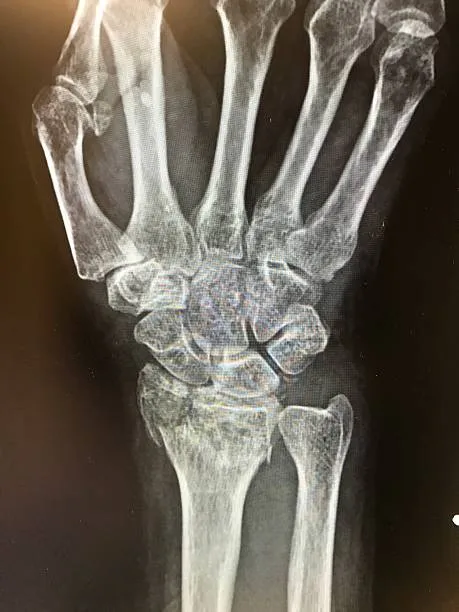
#> input picture img/xray.webp, 459 x 612 px, found by its file name
$ python bit_plane_slicing.py
#> lines starting #> are read from the running program, lines starting #| are printed output that depends on the picture; after the words box and inside, x2 and y2 are one past the last pixel; in counts of white or black regions, pixels touching at a corner belong together
import numpy as np
import cv2
import matplotlib.pyplot as plt

# Read the image in grayscale
image = cv2.imread(r'C:\Users\Raja\PycharmProjects\Computer_Vision\img\xray.webp', 0)
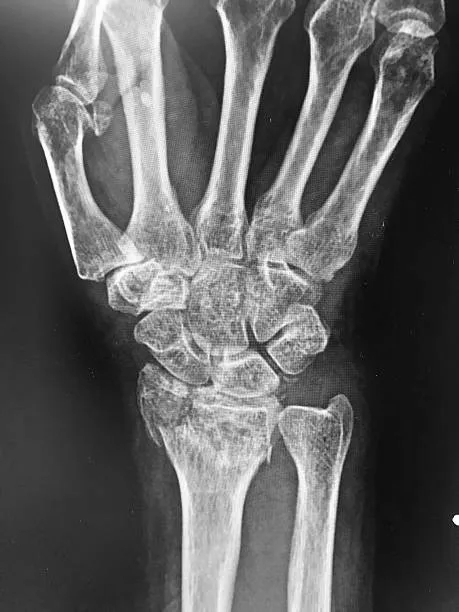
#> image: shape (612, 459); min 0, max 255, mean 96.9
width = image.shape[0]
#> width = 612
height = image.shape[1]
#> height = 459

#Iterating each pixel and changing pixel value to binary.
binary_pixel_list = []
for i in range(width):
    for j in range(height):
        binary_pixel_list.append(np.binary_repr(image[i][j], width=8)) # here width ----------> no. of bits
#> after the loop, binary_pixel_list = 280908 items

# here each variable holds a array where each pixel's intensity value corresponds to the LSB of the corresponding pixel in the original image

bit0_img = (np.array([int(pixel[7]) for pixel in binary_pixel_list], dtype=np.uint8)*255).reshape(width, height)
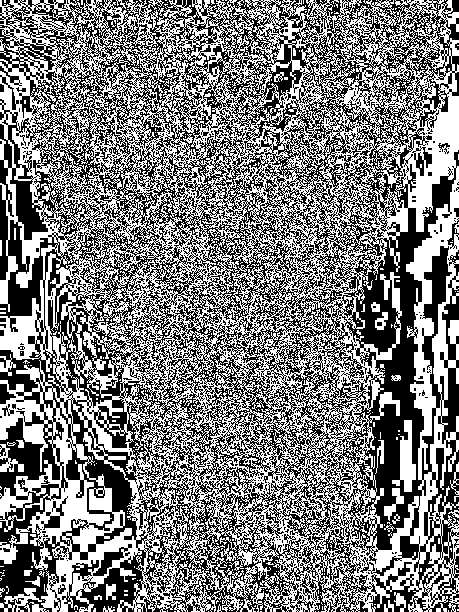
#> bit0_img: shape (612, 459); 49.2% white; 762 white regions (725 under 20 px), largest, box (x1, y1, x2, y2) and area: (0, 0, 459, 612) 132980, (392, 420, 416, 492) 818, (0, 588, 42, 612) 380
bit1_img = (np.array([int(pixel[6]) for pixel in binary_pixel_list], dtype=np.uint8)*255).reshape(width, height)
#> bit1_img: shape (612, 459); 50.8% white; 808 black regions (771 under 20 px), largest, box (x1, y1, x2, y2) and area: (0, 0, 459, 612) 132248, (410, 192, 459, 319) 1197, (94, 584, 132, 611) 412
bit2_img = (np.array([int(pixel[5]) for pixel in binary_pixel_list], dtype=np.uint8)*255).reshape(width, height)
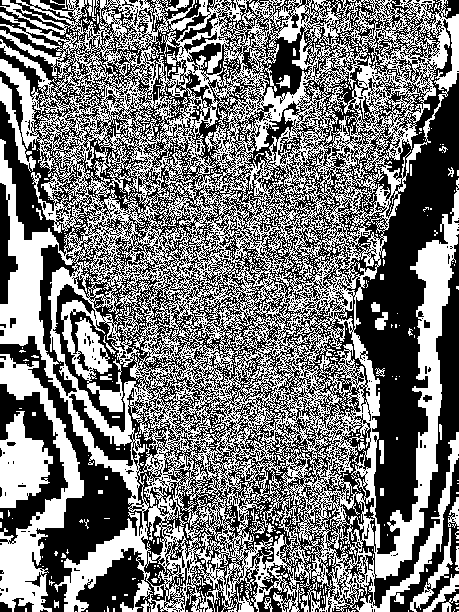
#> bit2_img: shape (612, 459); 47.3% white; 816 white regions (774 under 20 px), largest, box (x1, y1, x2, y2) and area: (0, 0, 459, 612) 117805, (0, 354, 84, 612) 6470, (0, 411, 53, 508) 3097
bit3_img = (np.array([int(pixel[4]) for pixel in binary_pixel_list], dtype=np.uint8)*255).reshape(width, height)
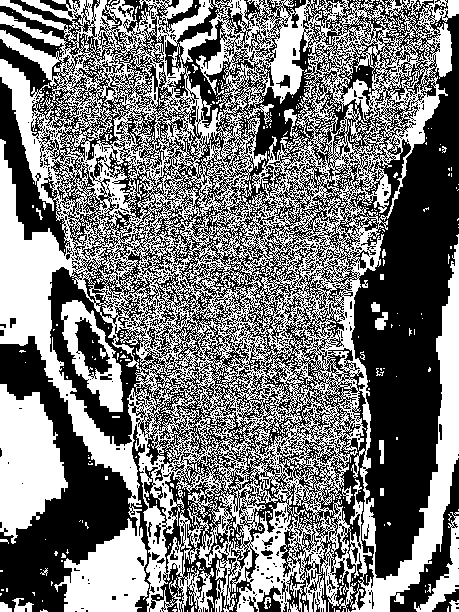
#> bit3_img: shape (612, 459); 47.4% white; 687 white regions (655 under 20 px), largest, box (x1, y1, x2, y2) and area: (0, 0, 459, 612) 118747, (0, 384, 68, 544) 7095, (61, 300, 123, 412) 2613
bit4_img = (np.array([int(pixel[3]) for pixel in binary_pixel_list], dtype=np.uint8)*255).reshape(width, height)
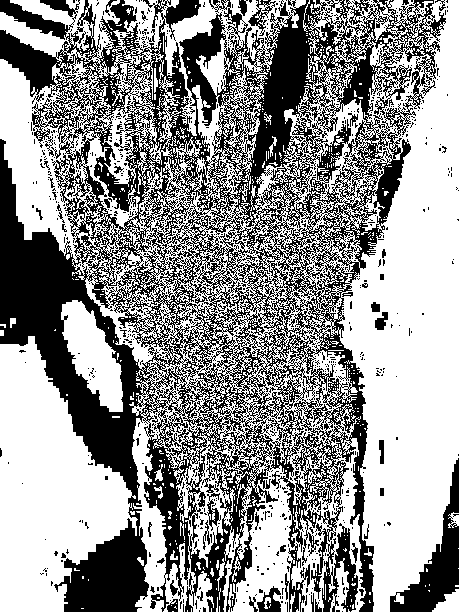
#> bit4_img: shape (612, 459); 58.1% white; 899 black regions (855 under 20 px), largest, box (x1, y1, x2, y2) and area: (0, 0, 446, 612) 109368, (390, 458, 459, 612) 3379, (257, 586, 281, 612) 322
bit5_img = (np.array([int(pixel[2]) for pixel in binary_pixel_list], dtype=np.uint8)*255).reshape(width, height)
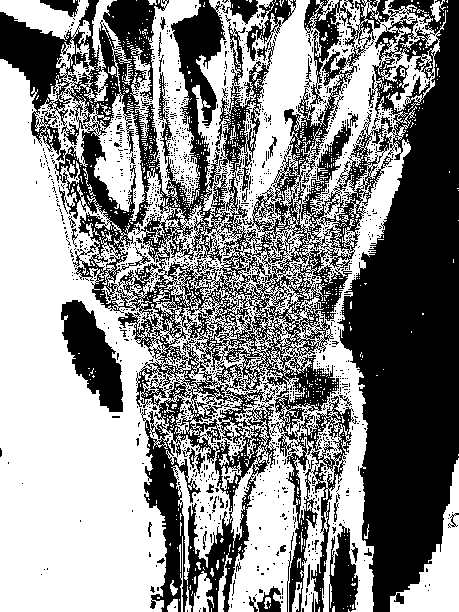
#> bit5_img: shape (612, 459); 54.7% white; 1386 black regions (1342 under 20 px), largest, box (x1, y1, x2, y2) and area: (0, 0, 459, 612) 115647, (61, 300, 123, 412) 3721, (329, 523, 358, 612) 1652
bit6_img = (np.array([int(pixel[1]) for pixel in binary_pixel_list], dtype=np.uint8)*255).reshape(width, height)
#> bit6_img: shape (612, 459); 35.2% white; 1491 white regions (1402 under 20 px), largest, box (x1, y1, x2, y2) and area: (0, 0, 354, 612) 72635, (287, 0, 445, 273) 13979, (311, 460, 358, 612) 3154
bit7_img = (np.array([int(pixel[0]) for pixel in binary_pixel_list], dtype=np.uint8)*255).reshape(width, height)
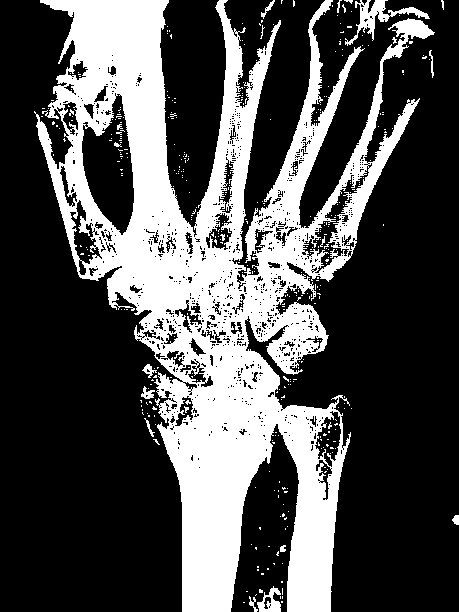
#> bit7_img: shape (612, 459); 31.5% white; 409 white regions (393 under 20 px), largest, box (x1, y1, x2, y2) and area: (34, 0, 435, 612) 85612, (345, 0, 430, 46) 899, (257, 586, 281, 612) 322

# Coverting bit plane images to RGB format
bit0_img = cv2.cvtColor(bit0_img, cv2.COLOR_BGR2RGB)
bit1_img = cv2.cvtColor(bit1_img, cv2.COLOR_BGR2RGB)
bit2_img = cv2.cvtColor(bit2_img, cv2.COLOR_BGR2RGB)
bit3_img = cv2.cvtColor(bit3_img, cv2.COLOR_BGR2RGB)
bit4_img = cv2.cvtColor(bit4_img, cv2.COLOR_BGR2RGB)
bit5_img = cv2.cvtColor(bit5_img, cv2.COLOR_BGR2RGB)
bit6_img = cv2.cvtColor(bit6_img, cv2.COLOR_BGR2RGB)
bit7_img = cv2.cvtColor(bit7_img, cv2.COLOR_BGR2RGB)


plt.figure(figsize=(12, 6))


plt.subplot(241), plt.imshow(bit0_img), plt.title("bit0")
plt.subplot(242), plt.imshow(bit1_img), plt.title("bit1")
plt.subplot(243), plt.imshow(bit2_img), plt.title("bit2")
plt.subplot(244), plt.imshow(bit3_img), plt.title("bit3")

plt.subplot(245), plt.imshow(bit4_img), plt.title("bit4")
plt.subplot(246), plt.imshow(bit5_img), plt.title("bit5")
plt.subplot(247), plt.imshow(bit6_img), plt.title("bit6")
plt.subplot(248), plt.imshow(bit7_img), plt.title("bit7")

plt.suptitle("Bit Plane Slicing")
plt.tight_layout()
plt.show()

$ run again, with img/Contrast_stretching.webp copied over img/xray.webp
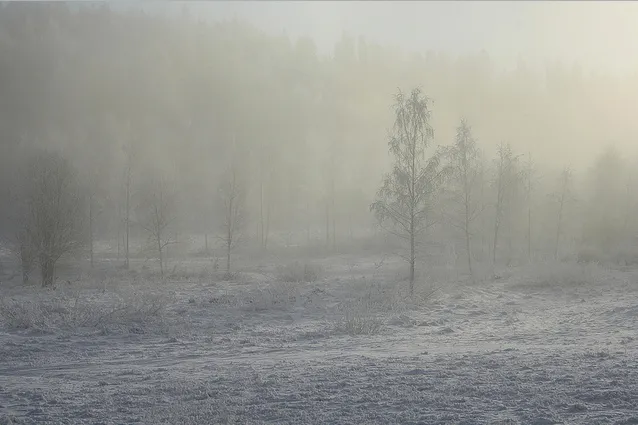
#> input picture img/Contrast_stretching.webp, 638 x 425 px, found by its file name
#> after the loop `for i in range(width):`: binary_pixel_list = 271150 items
#> `bit0_img = (np.array([int(pixel[7]) for pixel in binary_pixel_list], d..`:
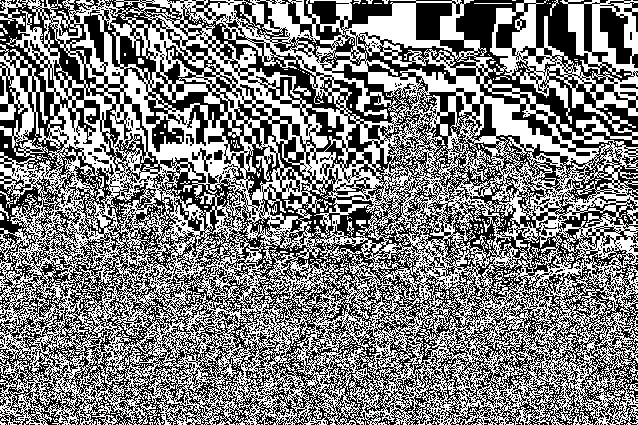
#> bit0_img: shape (425, 638); 49.8% white; 713 white regions (692 under 20 px), largest, box (x1, y1, x2, y2) and area: (0, 0, 638, 425) 132641, (294, 86, 311, 96) 73, (473, 235, 488, 251) 65
#> `bit7_img = (np.array([int(pixel[0]) for pixel in binary_pixel_list], d..`:
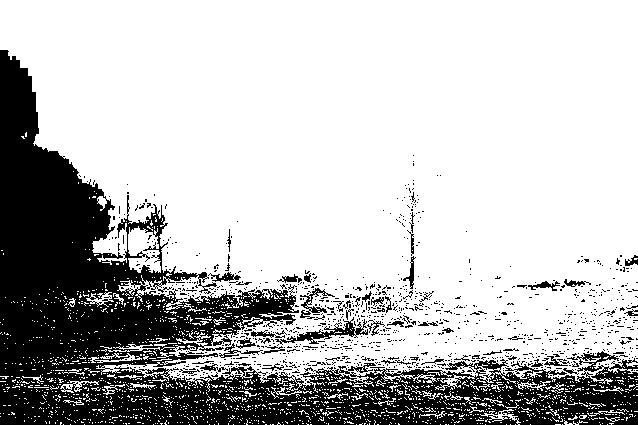
#> bit7_img: shape (425, 638); 74.3% white; 1077 black regions (1021 under 20 px), largest, box (x1, y1, x2, y2) and area: (0, 50, 638, 425) 63090, (275, 317, 368, 345) 626, (300, 288, 335, 319) 282

$ run again, with img/gamma.webp copied over img/xray.webp
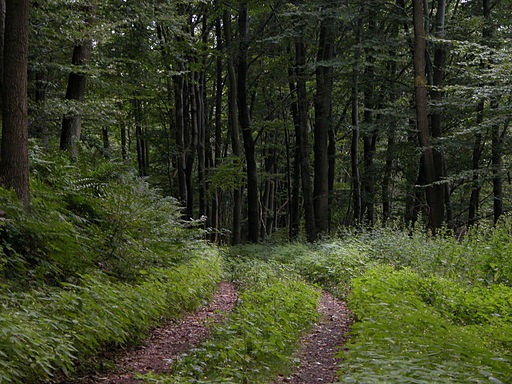
#> input picture img/gamma.webp, 512 x 384 px, found by its file name
#> after the loop `for i in range(width):`: binary_pixel_list = 196608 items
#> `bit0_img = (np.array([int(pixel[7]) for pixel in binary_pixel_list], d..`:
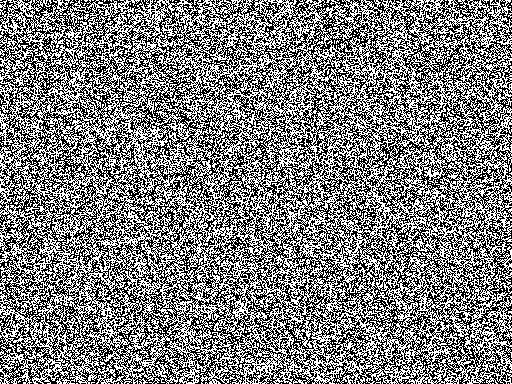
#> bit0_img: shape (384, 512); 49.9% white in thin lines or dots
#> `bit7_img = (np.array([int(pixel[0]) for pixel in binary_pixel_list], d..`:
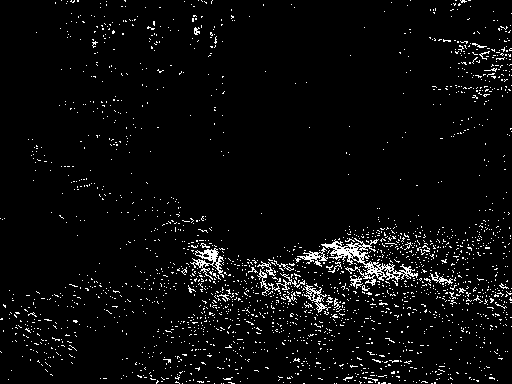
#> bit7_img: shape (384, 512); 4.1% white in thin lines or dots
